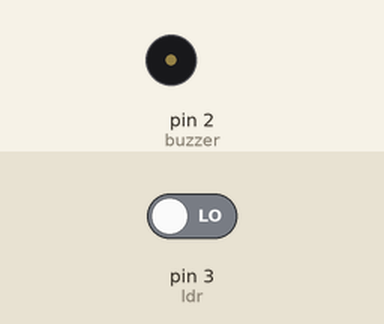
Recording of a sketch running on a simulated Arduino Uno, built with avr-gcc and run on an emulated ATmega328P. Parts: buzzer (waves = sounding, pin HIGH). The inputs (shaded band) are chosen by the test bench; at power-on: pin 3 (ldr) LOW.

Above: at 1.2 s.
1.3 s: pin 3 (ldr) driven HIGH
At 2.1 s:
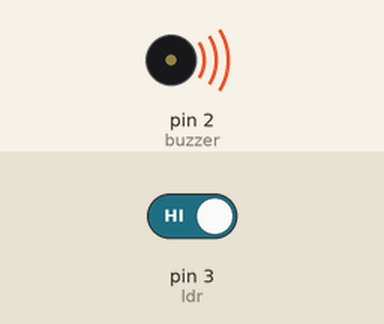
Timing chart, 0 to 10.3 s (numbered marks = the images above; inputs shaded):
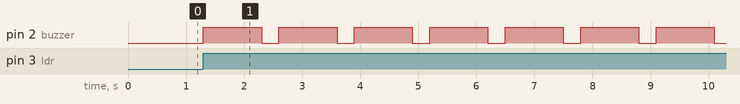

The sketch:

touch.ino
```cpp
const int buzzer = 2;
const int ldr = 3;

void setup() {
  // put your setup code here, to run once:
  pinMode(buzzer, OUTPUT);
  pinMode(ldr, INPUT);
  Serial.begin(9600);

}

void ring() {
  digitalWrite(buzzer, HIGH);
  delay(1000);
  digitalWrite(buzzer, LOW);
  delay(300);
  digitalWrite(buzzer, HIGH);
  delay(1000);
  digitalWrite(buzzer, LOW);
  delay(300);
}

void loop() {
  // put your main code here, to run repeatedly:
  if (digitalRead(ldr) == HIGH) {
    ring();
  }
  else {
    digitalWrite(buzzer, LOW);
  }

}
```

Measured:
- after the input at 1.3 s, pin 2 (buzzer): alternates HIGH for 1.0 s and LOW for 0.30 s, starting at once
